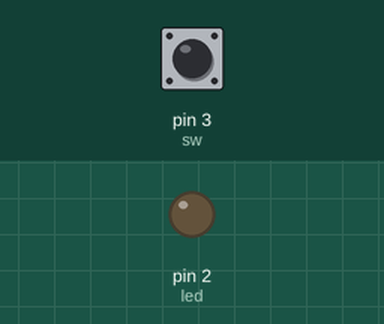
The sketch below on a simulated Arduino Uno, built with avr-gcc and run on an emulated ATmega328P. Shown: output pins drawn as LEDs (lit = HIGH). The test bench sets the inputs (shaded band); at power-on: pin 3 (sw) LOW.

Above: at 1.2 s.
1.3 s: pin 3 (sw) pulled HIGH for 0.15 s
At 1.37 s:
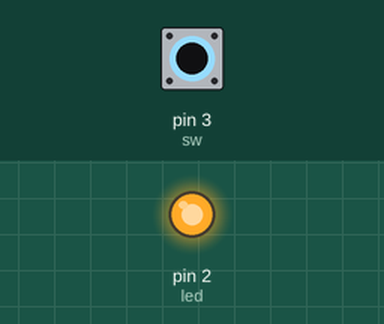
2.9 s: pin 3 (sw) pulled HIGH for 3.2 s
At 6.9 s:
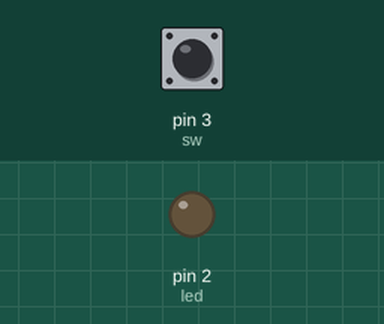
Timing chart, 0 to 8.4 s (numbered marks = the images above; inputs shaded):
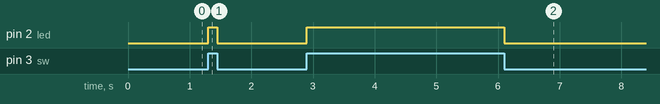

The sketch:

sketch_oct01a.ino
```cpp
//--------------
const int led = 2;
const int sw = 3;
//int etatsw;
//--------------
void setup() {
  // put your setup code here, to run once:
  pinMode (led , OUTPUT);
  pinMode (sw , INPUT);
 // digitalWrite(led,LOW);
//  etatsw = HIGH;
}
//--------------
void loop() {
  // put your main code here, to run repeatedly:
  //etatsw = digitalRead(sw);
   if( digitalRead(sw) == 1){
    digitalWrite (led , HIGH);
   // delay(1000);
   }
    else {
    digitalWrite (led , LOW);
   // delay(1000);
   }


}
//---------------
```

Measured:
- after the input at 1.3 s, pin 2 (led): LOW → HIGH at once, → LOW 0.15 s later
- after the input at 2.9 s, pin 2 (led): LOW → HIGH at once, → LOW 3.2 s later
